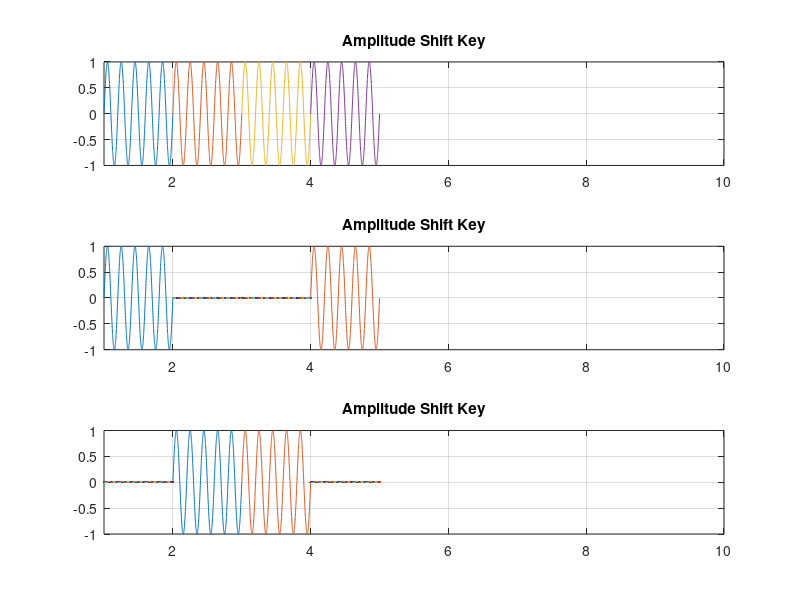
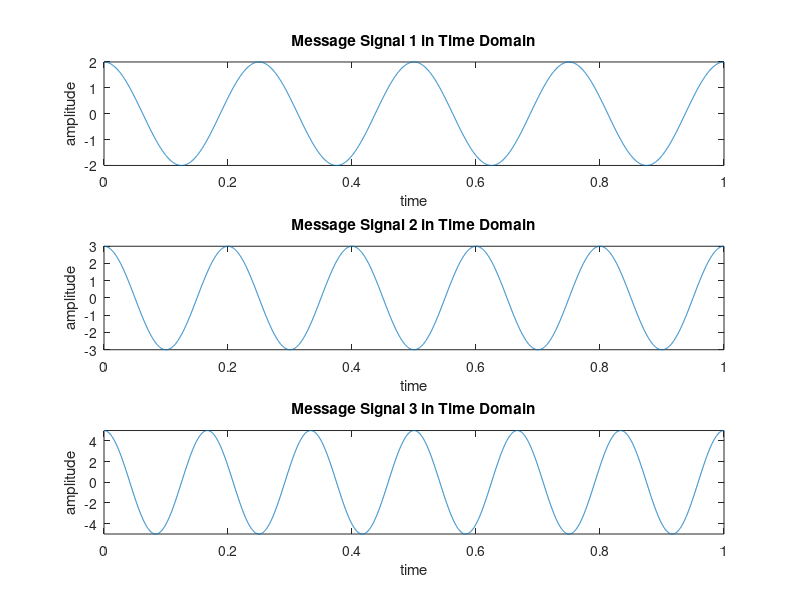
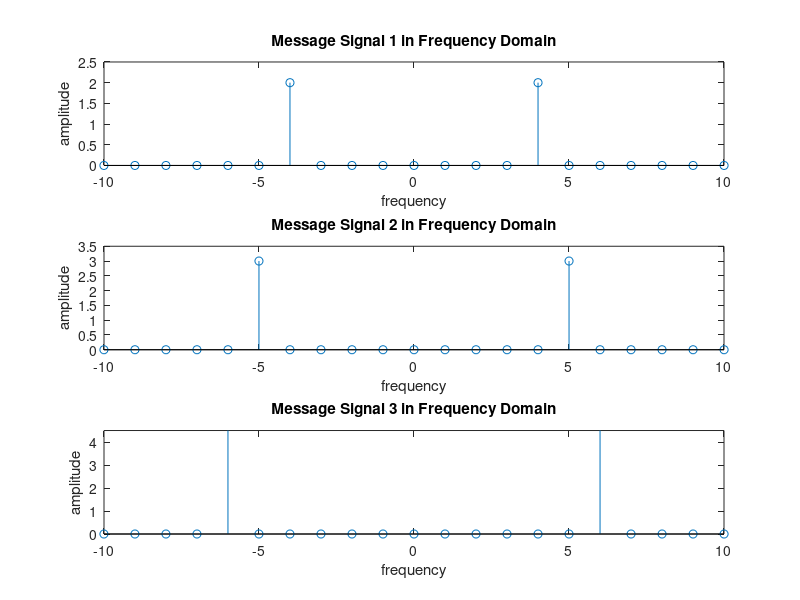
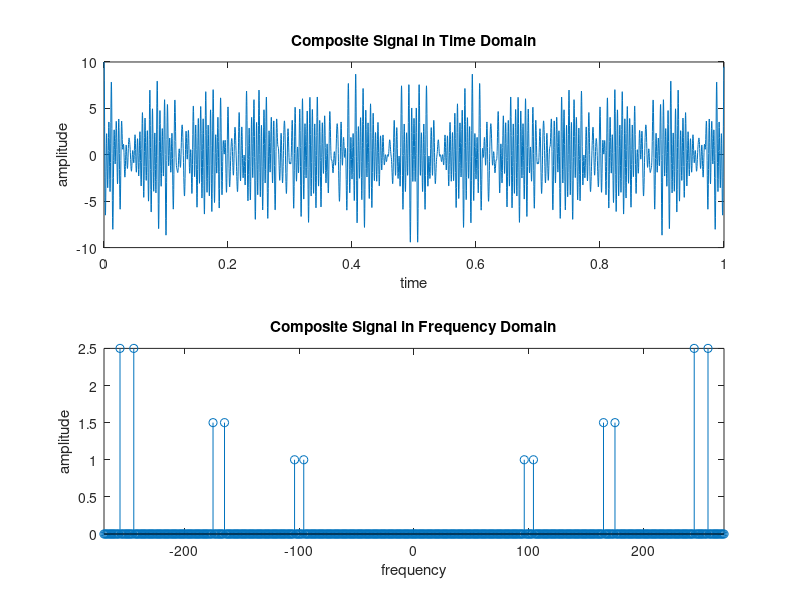

These figures' MATLAB source, in order:
clc
clear all
close all

f=5;
f2=10;
x1=[1 1 1 1] % input signal ;
nx=size(x1,2);
i=1;
while i<nx+1
 t = i:0.001:i+1;
 if x1(i)==1 
 ask1=sin(2*pi*f*t);
 else
 ask1=0;
 end
 subplot(3,1,1);
 plot(t,ask1);
 hold on;
 grid on;
 axis([1 10 -1 1]);
title('Amplitude Shift Key')
 i=i+1;
end

x2=[1 0 0 1] % input signal ;
nx=size(x2,2);
i=1;
while i<nx+1
 t = i:0.001:i+1;
 if x2(i)==1
 ask2=sin(2*pi*f*t);
 else
 ask2=0;
 end
 subplot(3,1,2);
 plot(t,ask2);
 hold on;
 grid on;
 axis([1 10 -1 1]);
title('Amplitude Shift Key')
 i=i+1;
end

x3=[0 1 1 0] % input signal ;
nx=size(x3,2);
i=1;
while i<nx+1
 t = i:0.001:i+1;
 if x3(i)==1
 ask3=sin(2*pi*f*t);
 else
 ask3=0;
 end
 subplot(3,1,3);
 plot(t,ask3);
 hold on;
 grid on;
 axis([1 10 -1 1]);
title('Amplitude Shift Key')
 i=i+1;
end


fs = 4001; %Sampling Frequency
t = 0:1/fs:1-1/fs; %Generating Time axis
Am1 = 2; %Amplitude of First Message Signal
fm1 = 4; %Frequency of First Message Signal
m1 = Am1*cos(2*pi*fm1*t); % First Message Signal
Am2 = 3; %Amplitude of Second Message Signal
fm2 = 5; %Frequency of Second Message Signal
m2 = Am2*cos(2*pi*fm2*t); % Second Message Signal
Am3 = 5; %Amplitude of Third Message Signal
fm3 = 6; %Frequency of Third Message Signal
m3 = Am3*cos(2*pi*fm3*t); % Third Message Signal
%%
%% Carrier Signal Generation
Cm1 = 1; %Amplitude of First Carrier Signal
fc1 = 100; %Frequency of First Carrier Signal
c1 = Cm1*cos(2*pi*fc1*t); % First Carrier Signal
Cm2 = 1; %Amplitude of Second Carrier Signal
fc2 = 170; %Frequency of Second Carrier Signal
c2 = Cm2*cos(2*pi*fc2*t); % Second Carrier Signal
Cm3 = 1; %Amplitude of Third Carrier Signal
fc3 = 250; %Frequency of Third Carrier Signal
c3 = Cm3*cos(2*pi*fc3*t); % Third Carrier Signal
%%
%% Composite Signal Generation
x = (m1).*c1+(m2).*c2+(m3).*c3;
%%%% Plotting the Signals in Time-Domain and Frequency-Domain
figure
subplot(3,1,1)
plot(t,m1)
xlabel('time')
ylabel('amplitude')
title('Message Signal 1 in Time Domain')
ylim([-Am1 Am1])
subplot(3,1,2)
plot(t,m2)
xlabel('time')
ylabel('amplitude')
title('Message Signal 2 in Time Domain')
ylim([-Am2 Am2])
subplot(3,1,3)
plot(t,m3)
xlabel('time')
ylabel('amplitude')
title('Message Signal 3 in Time Domain')
ylim([-Am3 Am3])
M1 = abs(fftshift(fft(m1)))/(fs/2); %Fourier Transformation of m1
M2 = abs(fftshift(fft(m2)))/(fs/2); %Fourier Transformation of m2
M3 = abs(fftshift(fft(m3)))/(fs/2); %Fourier Transformation of m3
X = abs(fftshift(fft(x)))/(fs/2); %Fourier Transformation of x
f = fs/2*linspace(-1,1,fs);
figure
subplot(3,1,1)
stem(f,M1)
xlabel('frequency')
ylabel('amplitude')
title('Message Signal 1 in Frequency Domain')
axis([-10 10 0 2.5])
subplot(3,1,2)
stem(f,M2)
xlabel('frequency')
ylabel('amplitude')
title('Message Signal 2 in Frequency Domain')
axis([-10 10 0 3.5])
subplot(3,1,3)
stem(f,M3)
xlabel('frequency')
ylabel('amplitude')
title('Message Signal 3 in Frequency Domain')
axis([-10 10 0 4.5])
figure
subplot(2,1,1)
plot(t,x)
xlabel('time')
ylabel('amplitude')
title('Composite Signal in Time Domain')
subplot(2,1,2)
stem(f,X)
xlabel('frequency')
ylabel('amplitude')
title('Composite Signal in Frequency Domain')
axis([-270 270 0 2.5])
%%
%% Passing the Composite Signal Through Bandpass Filter
[num1, den1] = butter(5, [(fc1-fm1-6)/(fs/2),(fc1+fm1+6)/(fs/2)]);
%Butterworth Filter Window Determining for Bandpass Filter
bpf1 = filter(num1,den1,x); %Filtering is done here
[num2, den2] = butter(5, [(fc2-fm2-6)/(fs/2),(fc2+fm2+6)/(fs/2)]);
%Butterworth Filter Window Determining for Bandpass Filter
bpf2 = filter(num2,den2,x); %Filtering is done here
[num3, den3] = butter(5, [(fc3-fm3-6)/(fs/2),(fc3+fm3+6)/(fs/2)]);
%Butterworth Filter Window Determining for Bandpass Filter
bpf3 = filter(num3,den3,x); %Filtering is done here
%%
%% Mixing
z1 = 2*bpf1.*c1;
z2 = 2*bpf2.*c2;
z3 = 2*bpf3.*c3;
%%
%% Passing the Mixed Signals Through Lowpass Filter
[num4, den4] = butter(5, (fm1+3)/(fs/2)); %Low pass filter is made here
rec1 = filter(num4,den4,z1); %Filtering is done here
[num5, den5] = butter(5, (fm2+3)/(fs/2)); %Low pass filter is made here
rec2 = filter(num5,den5,z2); %Filtering is done here
[num6, den6] = butter(5, (fm3+3)/(fs/2)); %Low pass filter is made here
rec3 = filter(num6,den6,z3); %Filtering is done here
%%
%% Plotting the Received Signals in Time-Domain and Frequency Domain
figure
subplot(3,1,1)
plot(t,rec1)
xlabel('time')
ylabel('amplitude')
title('received signal 1 in time domain')
ylim([-Am1 Am1])
subplot(3,1,2)
plot(t,rec2)
xlabel('time')
ylabel('amplitude')
title('received signal 2 in time domain')
ylim([-Am2 Am2])
subplot(3,1,3)
plot(t,rec3)
xlabel('time')
ylabel('amplitude')
title('received signal 3 in time domain')
ylim([-Am3 Am3])
R1 = abs(fftshift(fft(rec1)))/(fs/2); %Fourier Transformation is done here
R2 = abs(fftshift(fft(rec2)))/(fs/2); %Fourier Transformation is done here
R3 = abs(fftshift(fft(rec3)))/(fs/2); %Fourier Transformation is done here
figure
subplot(3,1,1)
stem(f,R1)
xlabel('frequency')
ylabel('amplitude')
title('received signal 1 in frequency domain')
xlim([-10 10])
subplot(3,1,2)
stem(f,R2)
xlabel('frequency')
ylabel('amplitude')
title('received signal 2 in frequency domain')
xlim([-10 10])
subplot(3,1,3)
stem(f,R3)
xlabel('frequency')
ylabel('amplitude')
title('received signal 3 in frequency domain')
xlim([-10 10])

%% Levels for Quantization
L = 8;

%% Quantizing
delta = (max(x) - min(x))/(L-1); % step size

%% Number of Bits/Sample
nb = log2(L);

%% Encoding
i = round((x-min(x))/delta); % index for encoding
dig_data_matrix = de2bi(i,nb); % encoded binary bits are as a matrix here
dig_data = reshape(dig_data_matrix',1,[]); % encoded binary bits are as an array here
disp(['The converted bits from the input analog signal are:',num2str(x1),' ',num2str(x2),' ',num2str(x3)])